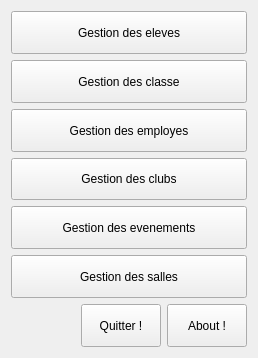
<?xml version="1.0" encoding="UTF-8"?>
<ui version="4.0">
 <class>StartForm</class>
 <widget class="QWidget" name="StartForm">
  <property name="geometry">
   <rect>
    <x>0</x>
    <y>0</y>
    <width>258</width>
    <height>358</height>
   </rect>
  </property>
  <property name="sizePolicy">
   <sizepolicy hsizetype="Preferred" vsizetype="Preferred">
    <horstretch>0</horstretch>
    <verstretch>0</verstretch>
   </sizepolicy>
  </property>
  <property name="minimumSize">
   <size>
    <width>0</width>
    <height>0</height>
   </size>
  </property>
  <property name="baseSize">
   <size>
    <width>0</width>
    <height>0</height>
   </size>
  </property>
  <property name="windowTitle">
   <string>Form</string>
  </property>
  <layout class="QVBoxLayout" name="verticalLayout">
   <item>
    <widget class="QPushButton" name="pbGestEleve">
     <property name="sizePolicy">
      <sizepolicy hsizetype="Preferred" vsizetype="Preferred">
       <horstretch>0</horstretch>
       <verstretch>0</verstretch>
      </sizepolicy>
     </property>
     <property name="text">
      <string>Gestion des eleves</string>
     </property>
    </widget>
   </item>
   <item>
    <widget class="QPushButton" name="pbGestClasse">
     <property name="sizePolicy">
      <sizepolicy hsizetype="Preferred" vsizetype="Preferred">
       <horstretch>0</horstretch>
       <verstretch>0</verstretch>
      </sizepolicy>
     </property>
     <property name="text">
      <string>Gestion des classe</string>
     </property>
    </widget>
   </item>
   <item>
    <widget class="QPushButton" name="pbGestEmploye">
     <property name="sizePolicy">
      <sizepolicy hsizetype="Preferred" vsizetype="Preferred">
       <horstretch>0</horstretch>
       <verstretch>0</verstretch>
      </sizepolicy>
     </property>
     <property name="text">
      <string>Gestion des employes</string>
     </property>
    </widget>
   </item>
   <item>
    <widget class="QPushButton" name="pbGestClub">
     <property name="sizePolicy">
      <sizepolicy hsizetype="Preferred" vsizetype="Preferred">
       <horstretch>0</horstretch>
       <verstretch>0</verstretch>
      </sizepolicy>
     </property>
     <property name="text">
      <string>Gestion des clubs</string>
     </property>
    </widget>
   </item>
   <item>
    <widget class="QPushButton" name="pbGestClub_2">
     <property name="sizePolicy">
      <sizepolicy hsizetype="Preferred" vsizetype="Preferred">
       <horstretch>0</horstretch>
       <verstretch>0</verstretch>
      </sizepolicy>
     </property>
     <property name="text">
      <string>Gestion des evenements</string>
     </property>
    </widget>
   </item>
   <item>
    <widget class="QPushButton" name="pbGestClub_3">
     <property name="sizePolicy">
      <sizepolicy hsizetype="Preferred" vsizetype="Preferred">
       <horstretch>0</horstretch>
       <verstretch>0</verstretch>
      </sizepolicy>
     </property>
     <property name="text">
      <string>Gestion des salles</string>
     </property>
    </widget>
   </item>
   <item>
    <layout class="QHBoxLayout" name="horizontalLayout">
     <item>
      <spacer name="hs">
       <property name="orientation">
        <enum>Qt::Horizontal</enum>
       </property>
       <property name="sizeHint" stdset="0">
        <size>
         <width>200</width>
         <height>20</height>
        </size>
       </property>
      </spacer>
     </item>
     <item>
      <widget class="QPushButton" name="pbQuit">
       <property name="sizePolicy">
        <sizepolicy hsizetype="Minimum" vsizetype="Minimum">
         <horstretch>0</horstretch>
         <verstretch>0</verstretch>
        </sizepolicy>
       </property>
       <property name="text">
        <string>Quitter !</string>
       </property>
      </widget>
     </item>
     <item>
      <widget class="QPushButton" name="pbAbout">
       <property name="sizePolicy">
        <sizepolicy hsizetype="Minimum" vsizetype="Minimum">
         <horstretch>0</horstretch>
         <verstretch>0</verstretch>
        </sizepolicy>
       </property>
       <property name="text">
        <string>About !</string>
       </property>
      </widget>
     </item>
    </layout>
   </item>
  </layout>
 </widget>
 <resources/>
 <connections/>
</ui>
